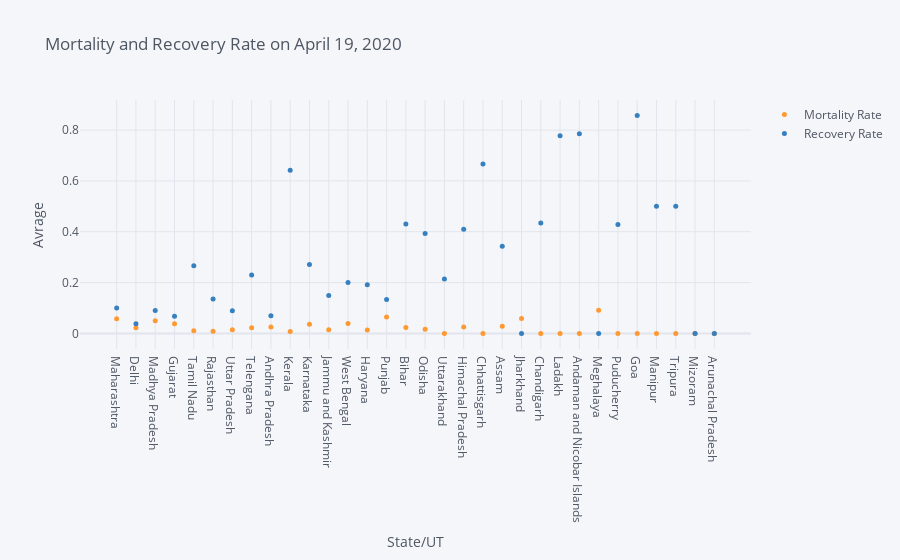

The notebook cell saved with this chart:
### Code cell
temp_2 = temp[['Mortality Rate','Recovery Rate']]
               
temp_2.iplot(kind ='scatter',xTitle='State/UT',yTitle='Avrage',title = f'Mortality and Recovery Rate on {now}',
             mode = 'markers', size = 5)

### Figure 1 — Plotly figure (JSON) as saved in the notebook; plotly's stock layout.template omitted (floating-point values rounded to 4 significant figures)
{"data": [{"line": {"color": "rgba(255, 153, 51, 1.0)", "dash": "solid", "shape": "linear", "width": 1.3}, "marker": {"size": 5, "symbol": "circle"}, "mode": "markers", "name": "Mortality Rate", "text": "", "type": "scatter", "x": ["Maharashtra", "Delhi", "Madhya Pradesh", "Gujarat", "Tamil Nadu", "Rajasthan", "Uttar Pradesh", "Telengana", "Andhra Pradesh", "Kerala", "Karnataka", "Jammu and Kashmir", "West Bengal", "Haryana", "Punjab", "Bihar", "Odisha", "Uttarakhand", "Himachal Pradesh", "Chhattisgarh", "Assam", "Jharkhand", "Chandigarh", "Ladakh", "Andaman and Nicobar Islands", "Meghalaya", "Puducherry", "Goa", "Manipur", "Tripura", "Mizoram", "Arunachal Pradesh"], "y": [0.05779, 0.02219, 0.04975, 0.03852, 0.01093, 0.008142, 0.01445, 0.02225, 0.02488, 0.0075, 0.03646, 0.01466, 0.03871, 0.01333, 0.06436, 0.02326, 0.01639, 0, 0.02564, 0, 0.02857, 0.05882, 0, 0, 0, 0.09091, 0, 0, 0, 0, 0, 0]}, {"line": {"color": "rgba(55, 128, 191, 1.0)", "dash": "solid", "shape": "linear", "width": 1.3}, "marker": {"size": 5, "symbol": "circle"}, "mode": "markers", "name": "Recovery Rate", "text": "", "type": "scatter", "x": ["Maharashtra", "Delhi", "Madhya Pradesh", "Gujarat", "Tamil Nadu", "Rajasthan", "Uttar Pradesh", "Telengana", "Andhra Pradesh", "Kerala", "Karnataka", "Jammu and Kashmir", "West Bengal", "Haryana", "Punjab", "Bihar", "Odisha", "Uttarakhand", "Himachal Pradesh", "Chhattisgarh", "Assam", "Jharkhand", "Chandigarh", "Ladakh", "Andaman and Nicobar Islands", "Meghalaya", "Puducherry", "Goa", "Manipur", "Tripura", "Mizoram", "Arunachal Pradesh"], "y": [0.09997, 0.03803, 0.09026, 0.06759, 0.266, 0.1355, 0.08875, 0.2299, 0.06965, 0.6425, 0.2708, 0.1496, 0.2, 0.1911, 0.1337, 0.4302, 0.3934, 0.2143, 0.4103, 0.6667, 0.3429, 0, 0.4348, 0.7778, 0.7857, 0, 0.4286, 0.8571, 0.5, 0.5, 0, 0]}], "layout": {"legend": {"bgcolor": "#F5F6F9", "font": {"color": "#4D5663"}}, "paper_bgcolor": "#F5F6F9", "plot_bgcolor": "#F5F6F9", "title": {"font": {"color": "#4D5663"}, "text": "Mortality and Recovery Rate on April 19, 2020"}, "xaxis": {"gridcolor": "#E1E5ED", "showgrid": true, "tickfont": {"color": "#4D5663"}, "title": {"font": {"color": "#4D5663"}, "text": "State/UT"}, "zerolinecolor": "#E1E5ED"}, "yaxis": {"gridcolor": "#E1E5ED", "showgrid": true, "tickfont": {"color": "#4D5663"}, "title": {"font": {"color": "#4D5663"}, "text": "Avrage"}, "zerolinecolor": "#E1E5ED"}}}
